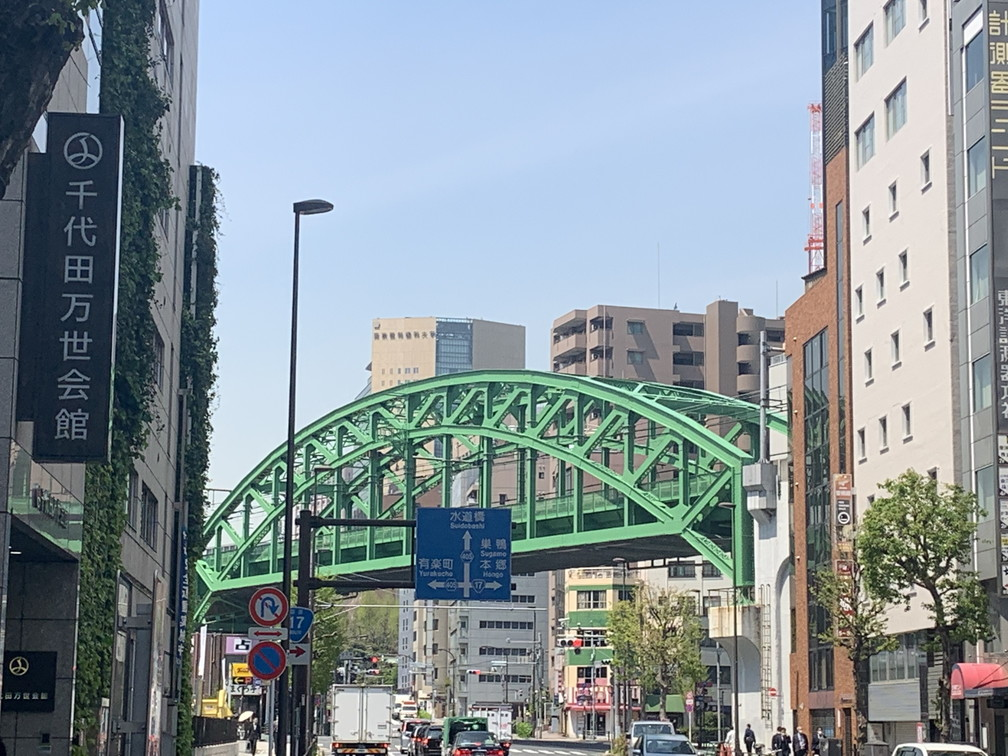
#> input picture src/img/pillow_sample.jpg, 1008 x 756 px, found by its file name
$ python recipe_246_01.py
#> lines starting #> are read from the running program, lines starting #| are printed output that depends on the picture
# 実行する際はimgフォルダのpillow_sample.jpgをカレントディレクトリに配置してください。

from PIL import Image

image = Image.open('pillow_sample.jpg')
#> image is the input picture: PIL image 1008x756 RGB; mean R, G, B 133.9, 145.8, 151.4
new_image = image.resize((400, 200))
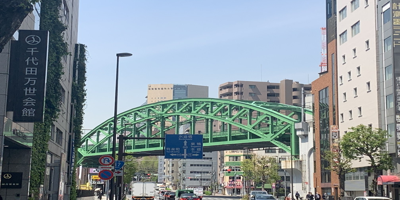
#> new_image: PIL image 400x200 RGB; mean R, G, B 133.9, 145.8, 151.4
new_image.save('pillow_resize1.jpg')
